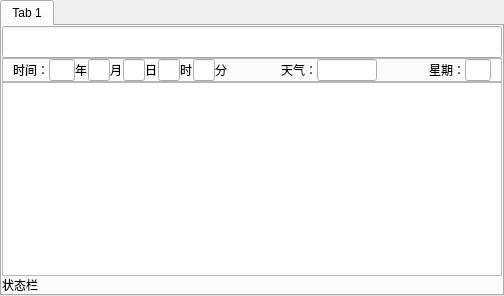
     <widget class="QTabWidget" name="tabWidget">
      <property name="minimumSize">
       <size>
        <width>502</width>
        <height>0</height>
       </size>
      </property>
      <property name="maximumSize">
       <size>
        <width>802</width>
        <height>16777215</height>
       </size>
      </property>
      <property name="currentIndex">
       <number>0</number>
      </property>
      <widget class="QWidget" name="tab">
       <attribute name="title">
        <string>Tab 1</string>
       </attribute>
       <layout class="QVBoxLayout" name="verticalLayout_2">
        <property name="spacing">
         <number>0</number>
        </property>
        <property name="leftMargin">
         <number>0</number>
        </property>
        <property name="topMargin">
         <number>0</number>
        </property>
        <property name="rightMargin">
         <number>0</number>
        </property>
        <property name="bottomMargin">
         <number>0</number>
        </property>
        <item>
         <widget class="QLineEdit" name="lineEdit_title_1">
          <property name="minimumSize">
           <size>
            <width>500</width>
            <height>0</height>
           </size>
          </property>
          <property name="maximumSize">
           <size>
            <width>800</width>
            <height>16777215</height>
           </size>
          </property>
          <property name="font">
           <font>
            <family>微软雅黑</family>
            <pointsize>13</pointsize>
           </font>
          </property>
         </widget>
        </item>
        <item>
         <widget class="QFrame" name="frame_3">
          <property name="minimumSize">
           <size>
            <width>500</width>
            <height>0</height>
           </size>
          </property>
          <property name="maximumSize">
           <size>
            <width>800</width>
            <height>40</height>
           </size>
          </property>
          <property name="frameShape">
           <enum>QFrame::StyledPanel</enum>
          </property>
          <property name="frameShadow">
           <enum>QFrame::Raised</enum>
          </property>
          <layout class="QHBoxLayout" name="horizontalLayout" stretch="2,2,1,1,1,1,1,1,1,1,1,4,2,6,4,2,2">
           <property name="spacing">
            <number>0</number>
           </property>
           <property name="leftMargin">
            <number>10</number>
           </property>
           <property name="topMargin">
            <number>0</number>
           </property>
           <property name="rightMargin">
            <number>10</number>
           </property>
           <property name="bottomMargin">
            <number>0</number>
           </property>
           <item>
            <widget class="QLabel" name="label_time">
             <property name="maximumSize">
              <size>
               <width>40</width>
               <height>16777215</height>
              </size>
             </property>
             <property name="text">
              <string>时间：</string>
             </property>
            </widget>
           </item>
           <item>
            <widget class="QLineEdit" name="lineEdit_dateYear_1">
             <property name="maximumSize">
              <size>
               <width>35</width>
               <height>16777215</height>
              </size>
             </property>
            </widget>
           </item>
           <item>
            <widget class="QLabel" name="label_year">
             <property name="maximumSize">
              <size>
               <width>40</width>
               <height>16777215</height>
              </size>
             </property>
             <property name="text">
              <string>年</string>
             </property>
            </widget>
           </item>
           <item>
            <widget class="QLineEdit" name="lineEdit_dateMonth_1">
             <property name="maximumSize">
              <size>
               <width>25</width>
               <height>16777215</height>
              </size>
             </property>
            </widget>
           </item>
           <item>
            <widget class="QLabel" name="label_mounth">
             <property name="maximumSize">
              <size>
               <width>40</width>
               <height>16777215</height>
              </size>
             </property>
             <property name="text">
              <string>月</string>
             </property>
            </widget>
           </item>
           <item>
            <widget class="QLineEdit" name="lineEdit_dateDay_1">
             <property name="maximumSize">
              <size>
               <width>25</width>
               <height>16777215</height>
              </size>
             </property>
            </widget>
           </item>
           <item>
            <widget class="QLabel" name="label_day">
             <property name="maximumSize">
              <size>
               <width>40</width>
               <height>16777215</height>
              </size>
             </property>
             <property name="text">
              <string>日</string>
             </property>
            </widget>
           </item>
           <item>
            <widget class="QLineEdit" name="lineEdit_timeHour_1">
             <property name="maximumSize">
              <size>
               <width>25</width>
               <height>16777215</height>
              </size>
             </property>
            </widget>
           </item>
           <item>
            <widget class="QLabel" name="label_hour">
             <property name="maximumSize">
              <size>
               <width>40</width>
               <height>16777215</height>
              </size>
             </property>
             <property name="text">
              <string>时</string>
             </property>
            </widget>
           </item>
           <item>
            <widget class="QLineEdit" name="lineEdit_timeMinute_1">
             <property name="maximumSize">
              <size>
               <width>25</width>
               <height>16777215</height>
              </size>
             </property>
            </widget>
           </item>
           <item>
            <widget class="QLabel" name="label_minute">
             <property name="maximumSize">
              <size>
               <width>40</width>
               <height>16777215</height>
              </size>
             </property>
             <property name="text">
              <string>分</string>
             </property>
            </widget>
           </item>
           <item>
            <spacer name="horizontalSpacer_2">
             <property name="orientation">
              <enum>Qt::Horizontal</enum>
             </property>
             <property name="sizeHint" stdset="0">
              <size>
               <width>40</width>
               <height>20</height>
              </size>
             </property>
            </spacer>
           </item>
           <item>
            <widget class="QLabel" name="label_weather">
             <property name="maximumSize">
              <size>
               <width>40</width>
               <height>16777215</height>
              </size>
             </property>
             <property name="text">
              <string>天气：</string>
             </property>
            </widget>
           </item>
           <item>
            <widget class="QLineEdit" name="lineEdit_weather_1">
             <property name="maximumSize">
              <size>
               <width>60</width>
               <height>16777215</height>
              </size>
             </property>
            </widget>
           </item>
           <item>
            <spacer name="horizontalSpacer_3">
             <property name="orientation">
              <enum>Qt::Horizontal</enum>
             </property>
             <property name="sizeHint" stdset="0">
              <size>
               <width>40</width>
               <height>20</height>
              </size>
             </property>
            </spacer>
           </item>
           <item>
            <widget class="QLabel" name="label_week">
             <property name="maximumSize">
              <size>
               <width>40</width>
               <height>16777215</height>
              </size>
             </property>
             <property name="text">
              <string>星期：</string>
             </property>
            </widget>
           </item>
           <item>
            <widget class="QLineEdit" name="lineEdit_week_1">
             <property name="maximumSize">
              <size>
               <width>30</width>
               <height>16777215</height>
              </size>
             </property>
            </widget>
           </item>
          </layout>
         </widget>
        </item>
        <item>
         <widget class="QTextEdit" name="textEdit_mainBody_1">
          <property name="minimumSize">
           <size>
            <width>500</width>
            <height>0</height>
           </size>
          </property>
          <property name="maximumSize">
           <size>
            <width>800</width>
            <height>16777215</height>
           </size>
          </property>
          <property name="font">
           <font>
            <family>微软雅黑</family>
            <pointsize>10</pointsize>
           </font>
          </property>
          <property name="autoFormatting">
           <set>QTextEdit::AutoNone</set>
          </property>
          <property name="tabStopWidth">
           <number>2</number>
          </property>
          <property name="acceptRichText">
           <bool>false</bool>
          </property>
         </widget>
        </item>
        <item>
         <widget class="QLabel" name="label_statusBar_1">
          <property name="minimumSize">
           <size>
            <width>500</width>
            <height>0</height>
           </size>
          </property>
          <property name="maximumSize">
           <size>
            <width>800</width>
            <height>16777215</height>
           </size>
          </property>
          <property name="text">
           <string>状态栏</string>
          </property>
         </widget>
        </item>
       </layout>
      </widget>
     </widget>
